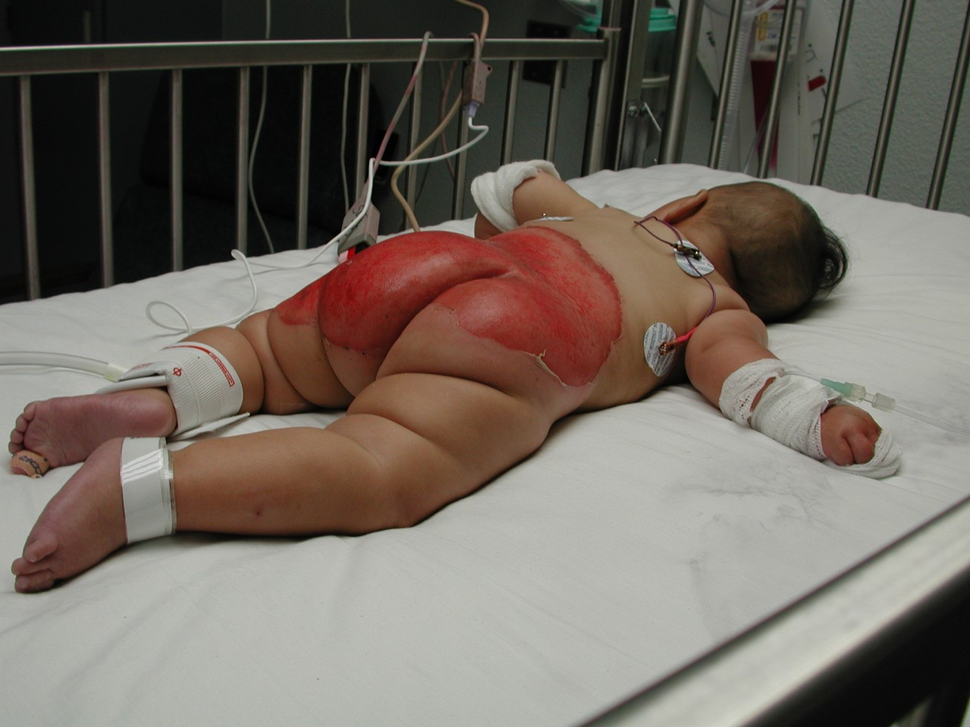
#> input picture app/src/main/assets/burned_baby.png, 970 x 727 px, shrunk from 1280 x 960 before the run, found by its file name
$ python sklearn_img_kmeans.py
#> lines starting #> are read from the running program, lines starting #| are printed output that depends on the picture
import cv2
import numpy as np
import PIL
from PIL import Image
import matplotlib.pyplot as plt
from sklearn.cluster import KMeans

#read in picture
path = '/home/ian/Downloads/burned_baby.png'
img = np.asarray(Image.open(path))
#> img is the input picture: shape (727, 970, 4); mean R, G, B, A 114.6, 105.7, 97.1, 255
img = img[:,:,:3]
#> img: shape (727, 970, 3)
flat_img = img.reshape((-1, 3))

# K Means with 16 colors
clt = KMeans(16)
clt.fit(flat_img)
cluster_centers = clt.cluster_centers_
cluster_labels = clt.labels_

#mapping cluster center values to labels
k16 = cluster_centers[cluster_labels]
k16_norm = (cluster_centers[cluster_labels].reshape(img.shape))/255


# Plot image with 16 colors
# plt.ion()
plt.figure("K Means with 16")
plt.axis("off")
plt.title("K Means recreated image with K = 16")
plt.imshow(k16_norm)
# plt.ioff()
plt.show(block=False)

#Mask creation
mask_Set = []
mask_img =[]

for i in range(len(cluster_centers)):
    mask_Set.append(np.where(cluster_labels == i, 1,0).reshape((img.shape[0],img.shape[1])))
    mask = np.moveaxis([mask_Set[-1],mask_Set[-1],mask_Set[-1]],0,-1)
    mask_img.append(mask * img)
#> after the loop, mask_Set = 16 items; mask_img = 16 items

# #Plot individual masks
# plt.ion()
ro = 4
co = 4
fig, axs = plt.subplots(nrows=ro, ncols=co, figsize=(12, 10),
                        subplot_kw={'xticks': [], 'yticks': []})
for i in range((len(mask_img))):
    ax = axs[i//co, i%ro]
    ax.set_axis_off()
    ax.imshow(mask_img[i])
    ax.set_title('Mask ' + str(i))
#> this loop made 16 passes
plt.tight_layout(pad=0.4, w_pad=0.5, h_pad=1.0)
plt.show(block=False)
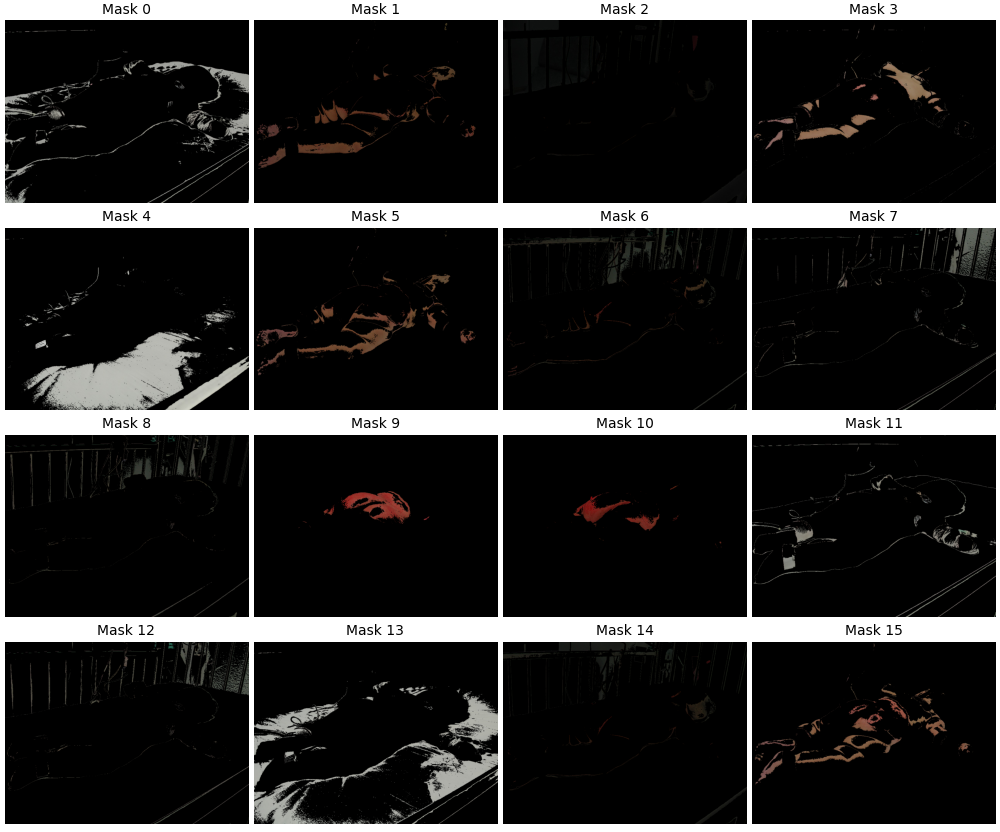
#> figure drawn by matplotlib, 16 panels

#user to define content of masked image
mask_sbo = np.zeros((3,img.shape[0],img.shape[1],img.shape[2]))
for i in range(len(cluster_centers)):
#> (the run stopped early here; a loop or call above may not have finished)

$ run again, with app/src/main/assets/vicburns_16.jpg saved as app/src/main/assets/burned_baby.png
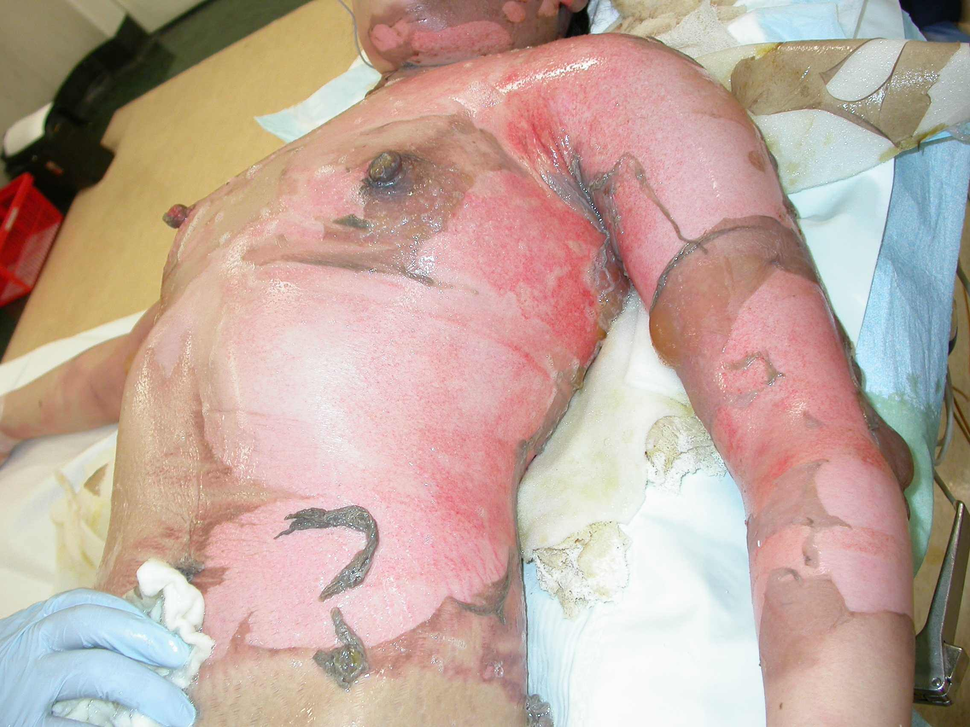
#> input picture app/src/main/assets/vicburns_16.jpg, 970 x 727 px, shrunk from 2272 x 1704 before the run, found by its file name
#> img is the input picture: shape (727, 970, 3); mean R, G, B 191.6, 168, 156.8
#> `plt.show(block=False)`:
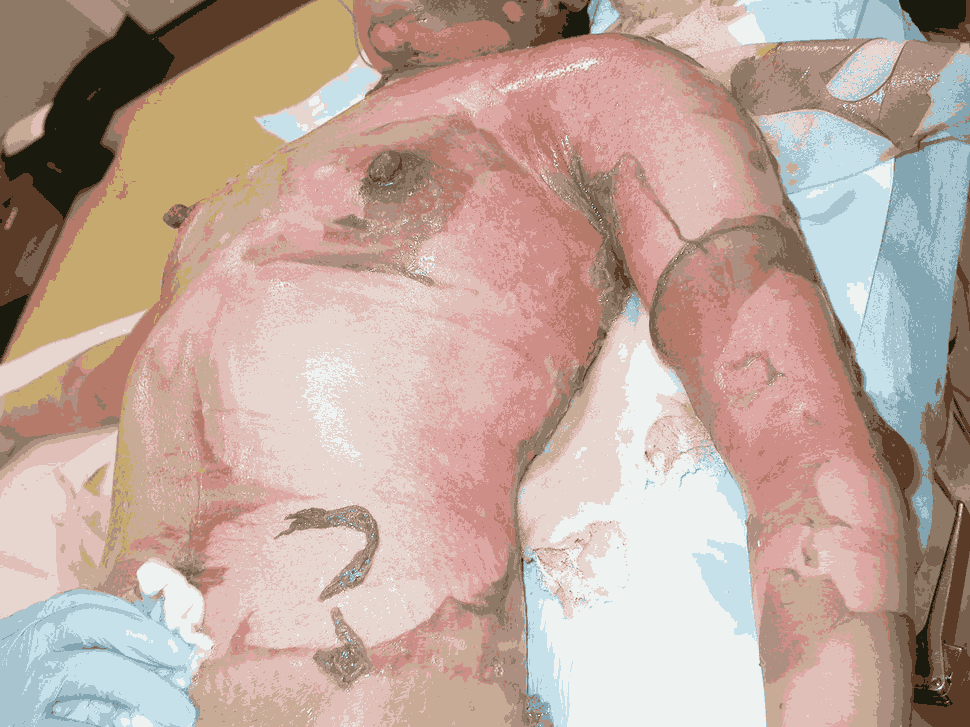
#> shown: shape (727, 970, 3) float64; mean R, G, B 0.752, 0.659, 0.615
#> after the loop `for i in range(len(cluster_centers)):`: mask_Set = 16 items
#> the loop `for i in range((len(mask_img))):` made 16 passes

$ run again, with app/src/main/assets/vicburns_36.jpg saved as app/src/main/assets/burned_baby.png
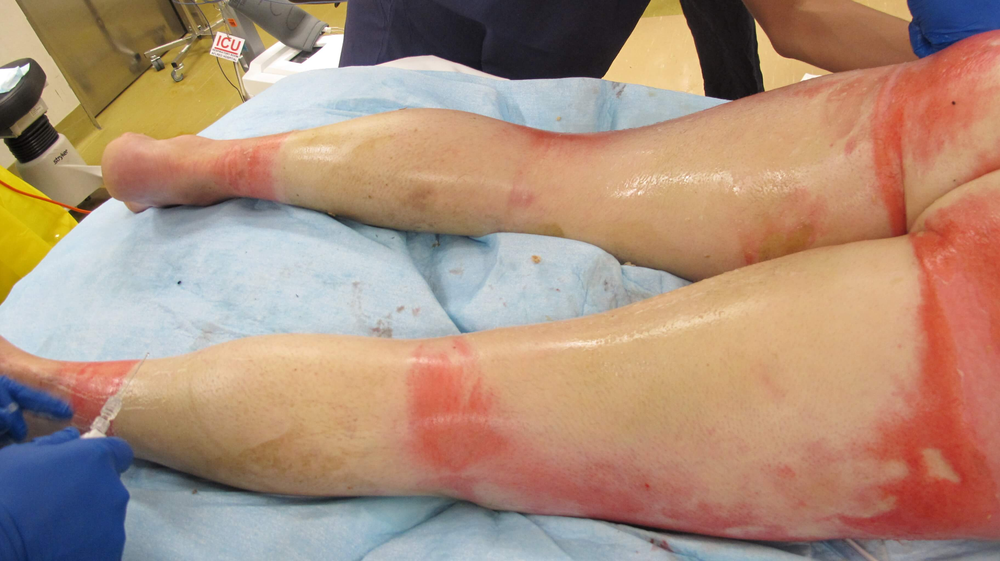
#> input picture app/src/main/assets/vicburns_36.jpg, 1000 x 561 px, shrunk from 3648 x 2048 before the run, found by its file name
#> img is the input picture: shape (561, 1000, 3); mean R, G, B 172, 142.6, 123
#> `plt.show(block=False)`:
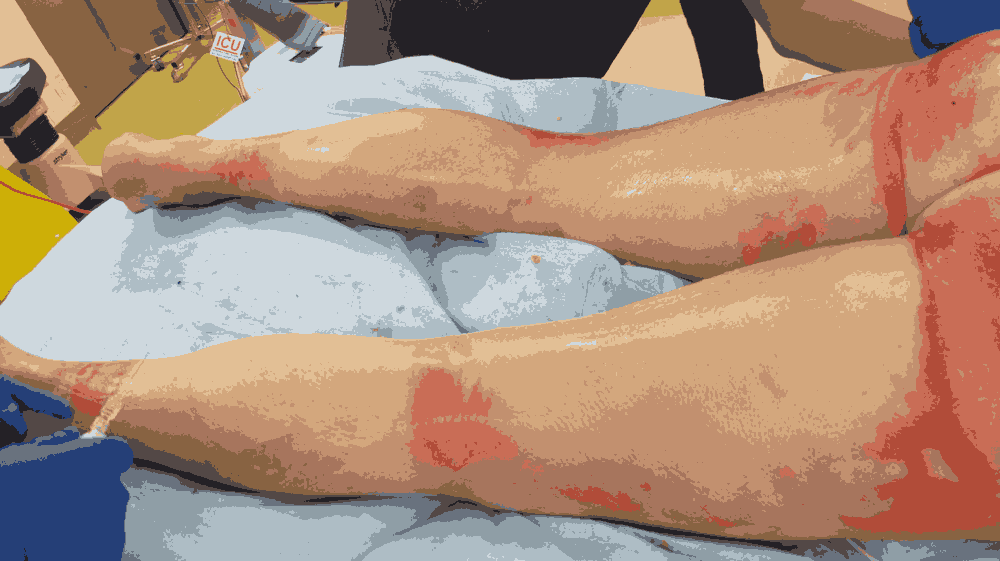
#> shown: shape (561, 1000, 3) float64; mean R, G, B 0.675, 0.559, 0.483
#> after the loop `for i in range(len(cluster_centers)):`: mask_Set = 16 items
#> the loop `for i in range((len(mask_img))):` made 16 passes
